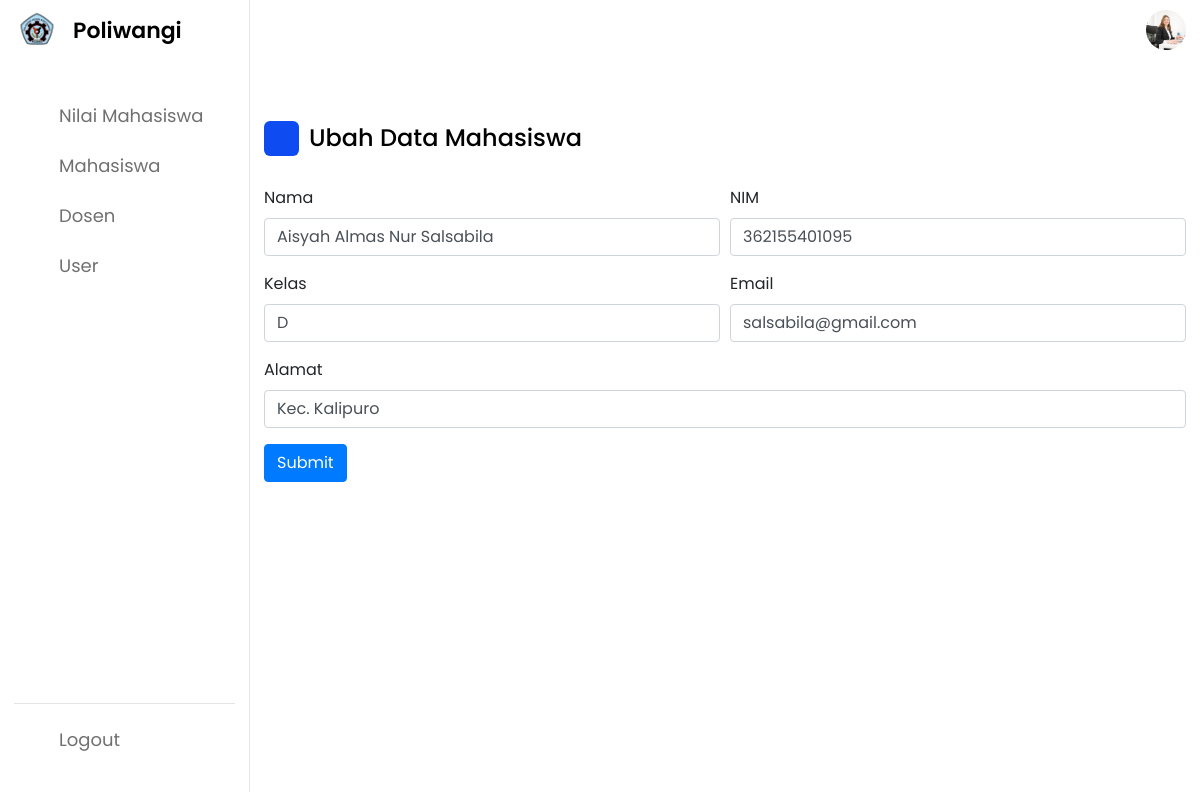
The page /edit-mahasiswa.php?Id=1095 on the database as committed earlier.
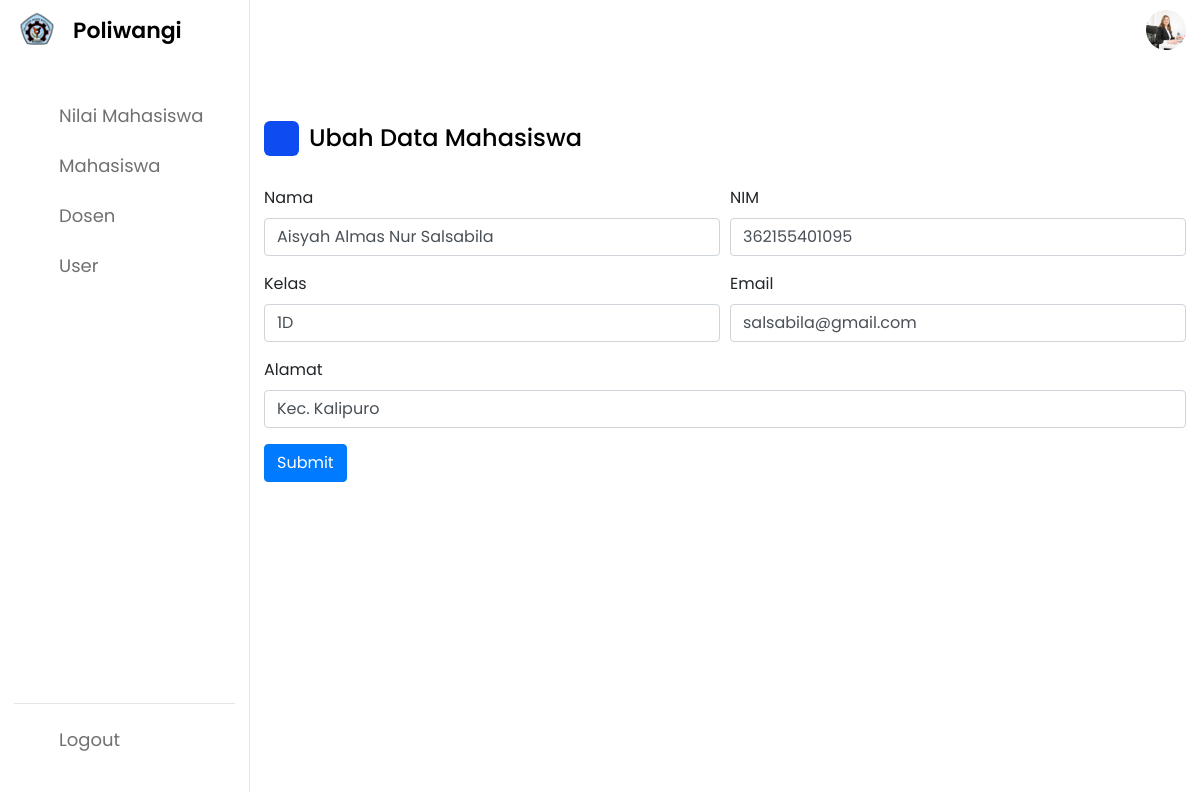
The same page on the database as committed later.
### tables this page shows
CREATE TABLE `tb_mahasiswa` (
  `Id` int(11) NOT NULL,
  `Nama_Mahasiswa` varchar(45) DEFAULT NULL,
  `NIM` varchar(45) DEFAULT NULL,
  `Kelas` varchar(45) DEFAULT NULL,
  `Email` varchar(45) DEFAULT NULL,
  `Alamat` varchar(45) DEFAULT NULL,
  `User_Id` int(11) DEFAULT NULL,
  `Anggota_Kelompok_Id` int(11) DEFAULT NULL
);

### objekmahasiswa.php (called while the page is built, shortened)
<?php
Class Mahasiswa {
    public function AmbilDataMahasiswa() {
        include ("koneksi.php");
        $query = "select * from tb_mahasiswa order by NIM asc ";
        $mysql = mysqli_query($koneksi,$query);
        return $mysql;
    }
}
?>

### edit-mahasiswa.php (the view, shortened to what this page needs)
<?php
include("objekmahasiswa.php");
$Mahasiswa = new Mahasiswa();
$Id = $_GET["Id"];
$mysql = $Mahasiswa->AmbilDataMahasiswa();
while($ambil = mysqli_fetch_assoc($mysql)) {
    if ($Id == $ambil['Id']) {
        $Namatampil = $ambil['Nama_Mahasiswa'];
        $NIMtampil = $ambil['NIM'];
        $Kelastampil = $ambil['Kelas'];
        $Emailtampil = $ambil['Email'];
        $Alamattampil = $ambil['Alamat'];
    }
}
?>
<!DOCTYPE html>
<html lang="en">
<head>
    <link rel="stylesheet" href="mahasiswa-style.css">
    <link rel="stylesheet" href="https://unicons.iconscout.com/release/v4.0.0/css/line.css">
    <link rel="stylesheet" href="https://cdn.jsdelivr.net/npm/bootstrap@4.0.0/dist/css/bootstrap.min.css">
</head>
<body>
    <nav>
        <div class="logo-name">
            <div class="logo-image">
                <img src="asset/poliwangi.png" alt="">
            </div>
            <span class="logo_name">Poliwangi</span>
        </div>
        <div class="menu-items">
            <ul class="nav-links">
                <li><a href="admin.php">
                        <i class="uil uil-file-graph"></i>
                        <span class="link-name">Nilai Mahasiswa</span>
                    </a></li>
                <li><a href="mahasiswa.php">
                        <i class="uil uil-book-reader"></i>
                        <span class="link-name">Mahasiswa</span>
                    </a></li>
                <li><a href="dosen.php">
                        <i class="uil uil-user-md"></i>
                        <span class="link-name">Dosen</span>
                    </a></li>
                <li><a href="user-plus.php">
                        <i class="uil uil-user-plus"></i>
                        <span class="link-name">User</span>
                    </a></li>
            </ul>
            <ul class="logout-mode">
                <li><a href="index.php">
                        <i class="uil uil-sign-out-alt"></i>
                        <span class="link-name">Logout</span>
                    </a></li>
                <li class="mode">
                    <div class="mode-toggle">
                    </div>
                </li>
            </ul>
        </div>
    </nav>
    <section class="dashboard">
        <div class="top">
            <img src="asset/admin.jpg" alt="">
        </div>
        <div class="dash-content">
            <div class="overview">
                <div class="title">
                    <i class="uil uil-book-reader"></i>
                    <span class="text">Ubah Data Mahasiswa</span>
                </div>
                <form action="" method ="post">
                    <div class="form-row">
                        <div class="form-group col-md-6">
                            <label for="inputEmail4">Nama</label>
                            <input type="text" name="Nama" class="form-control" id="inputEmail4" value="<?php echo $Namatampil;?>">
                        </div>
                        <div class="form-group col-md-6">
                            <label for="inputPassword4">NIM</label>
                            <input type="text" name="NIM" class="form-control" id="inputPassword4" value="<?php echo $NIMtampil;?>">
                        </div>
                        <div class="form-group col-md-6">
                            <label for="inputPassword4">Kelas</label>
                            <input type="text" name="Kelas" class="form-control" id="inputPassword4" value="<?php echo $Kelastampil;?>">
                        </div>
                        <div class="form-group col-md-6">
                            <label for="inputPassword4">Email</label>
                            <input type="email" name="Email" class="form-control" id="inputPassword4" value="<?php echo $Emailtampil;?>">
                        </div>
                    </div>
                    <div class="form-group">
                        <label for="inputAddress">Alamat</label>
                        <input type="text" name="Alamat" class="form-control" id="inputAddress" value="<?php echo $Alamattampil;?>">
                    </div>
                    <button type="submit" name="submit" class="btn btn-primary">Submit</button>
                </form>
            </div>
        </div>
    </section>
</body>
</html>

Rows that differ between the two databases and show on the page:
changed tb_mahasiswa "Aisyah Almas Nur Salsabila": Kelas "D" → "1D"
